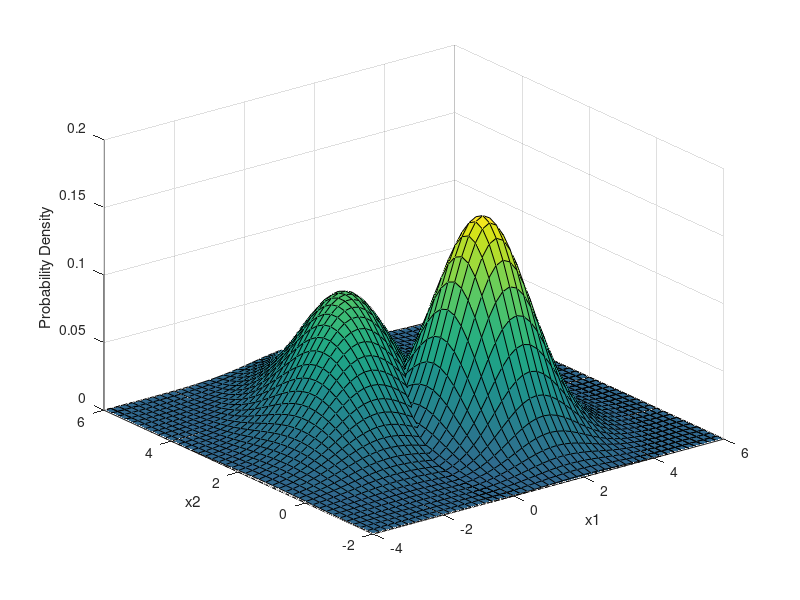

The MATLAB script that drew this image:
m1 = [0; 3];
m2 = [2; 1];
C1 = [2 1; 1 2]; 
C2 = [1 0; 0 1]; 

%Limits
%x1Lim=[-4,6];x2Lim=[-4,6];
x1Lim = [-4.0 6.0];
x2Lim = [-2.0 6.0];

mu = m1';
%Sigma = [.25 .3; .3 1];
Sigma = C1;
x1 = x1Lim(1):.2:x1Lim(2); x2 = x2Lim(1):.2:x2Lim(2);
[X1,X2] = meshgrid(x1,x2);
F = mvnpdf([X1(:) X2(:)],mu,Sigma);
F = reshape(F,length(x2),length(x1));
figure(1),clf
surf(x1,x2,F);
%caxis([min(F(:))-.5*range(F(:)),max(F(:))]);
%axis([-3 3 -3 3 0 .4])
xlabel('x1'); ylabel('x2'); zlabel('Probability Density');
%return;

hold on
mu = m2';
%Sigma = [.25 .3; .3 1];
Sigma = C2;
x1 = x1Lim(1):.2:x1Lim(2); x2 = x2Lim(1):.2:x2Lim(2);
[X1,X2] = meshgrid(x1,x2);
F = mvnpdf([X1(:) X2(:)],mu,Sigma);
F = reshape(F,length(x2),length(x1));
surf(x1,x2,F);
caxis([min(F(:))-.5*range(F(:)),max(F(:))]);
%axis([-3 3 -3 3 0 .4])
xlabel('x1'); ylabel('x2'); zlabel('Probability Density');
